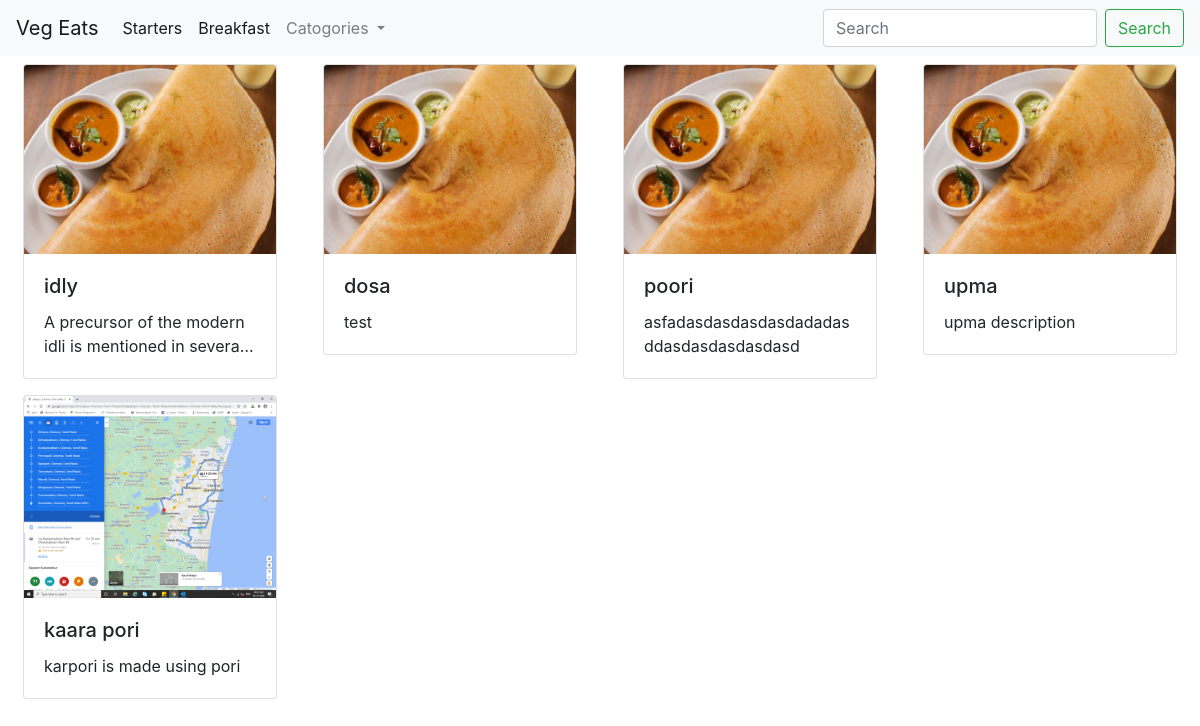
The page / on the database its author committed.
### calc/models.py (models this page shows, shortened)
class Recipes(models.Model):
    Name = models.CharField(max_length=200,primary_key=True)
    Date = models.DateField()
    Description = models.TextField()
    Brief = models.TextField(null=True,blank=True)
    IngrediantsPerson = models.IntegerField(default=1)
    Image = models.ImageField(upload_to='static/images/')
    catogories = models.CharField(max_length=200 , default='others', choices = catogories_list)

### calc/views/homeView.py (the view)
# urls.py: path('', views.home,name = 'home'),
def home(request,**args):
    catogoryList = Recipes.objects.order_by().values_list('catogories', flat=True).distinct()
    if (request.GET.get('catogories',None) is None):
        recipes_list = list(Recipes.objects.all().values())
    else:
        recipes_list = list(Recipes.objects.filter(catogories = request.GET['catogories']).values())
    return render(request,'calc/index.html',context={'data':recipes_list , 'catogoryList':catogoryList})

### calc/templates/calc/index.html (shortened to what this page needs)
<!DOCTYPE html>
<html lang="en">
{% extends 'base.html'%}
{% load static %}
{% block contents %}
<div class="card-group">
    {% for item in data%}
    <div class="col-lg-3">
    <div class="card m-2 rounded" >
        <img class="card-img-top" src='{{item.Image}}' alt="Card image cap">
        <div class="card-body">
            <h5 class="card-title">{{ item.Name }}</h5>
            <p class="card-text">{% if item.Brief is not None %}{{ item.Description}} {% else %}{{ item.Brief}}  {% endif %}</p>
        </div>
    </div>
    </div>
    {% endfor %}
</div>
{% endblock %}

### static/templates/base.html (shortened to what this page needs)
<!DOCTYPE html>
<html lang="en">
{% load static %}
{% load mathfilters %}
<link href="{% static 'css/bootstrap.min.css' %}" rel="stylesheet">
<head>
</head>
<body>
<nav class="navbar navbar-expand-lg navbar-light bg-light">
  <a class="navbar-brand" href="{% url 'home' %}">Veg Eats</a>
  <div class="collapse navbar-collapse" id="navbarSupportedContent">
    <ul class="navbar-nav mr-auto">
      <li class="nav-item active">
        <a class="nav-link" href="{% url 'home' %}?catogories=starters">Starters<span class="sr-only">(current)</span></a>
      </li>
            <li class="nav-item active">
        <a class="nav-link" href="{% url 'home' %}?catogories=breakfast">Breakfast<span class="sr-only">(current)</span></a>
      </li>
      <li class="nav-item dropdown">
        <a class="nav-link dropdown-toggle" href="#" id="navbarDropdownMenuLink" role="button" data-toggle="dropdown" aria-haspopup="true" aria-expanded="false">
          Catogories
        </a>
      </li>
    </ul>
    <form class="form-inline my-2 my-lg-0">
      <input class="form-control mr-sm-2" type="search" placeholder="Search" aria-label="Search">
      <button class="btn btn-outline-success my-2 my-sm-0" type="submit">Search</button>
    </form>
  </div>
</nav>
<div class="flex-container">
<div style="flex-grow: 7">
{% block contents %}
{% endblock %}
  </div>
</div>
</body>
</html>

### static/templates/base.html (style rules this page uses)
.flex-container { display: flex; flex-direction: row; flex-wrap: wrap; align-content: stretch; }
.card-text { word-break: break-word; overflow: hidden; text-overflow: ellipsis; display: -webkit-box; -webkit-line-clamp: 2; -webkit-box-orient: vertical; }

### rows shown on the page
Recipes: Image (picture), Name "idly", Description "A precursor of the modern idli is mentioned in…"
Recipes: Image (picture), Name "dosa", Description "test"
Recipes: Image (picture), Name "poori", Description "asfadasdasdasdasdadadasddasdasdasdasdasd"
Recipes: Image (picture), Name "upma", Description "upma description"
Recipes: Image (picture), Name "kaara pori", Description "karpori is made using pori"
